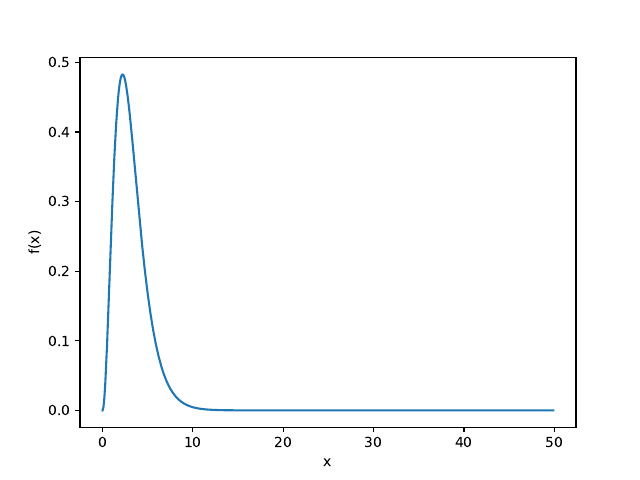

The script that saved this image:
'''
Computational Astrophysics 
2019

Solution 6.2 (part)
Needs the IntegratinMethods module
'''

import numpy as np
import matplotlib.pyplot as plt


# Definition of the function to be integrated
def f(x):
	return (x**2)/(np.exp(x) + 1)


x = np.arange(0, 50, 0.1)
f = f(x)

plt.plot(x,f)

# Plot Labels
plt.ylabel('f(x)')
plt.xlabel('x')

plt.savefig('plotIntegrand.pdf')
plt.show()



